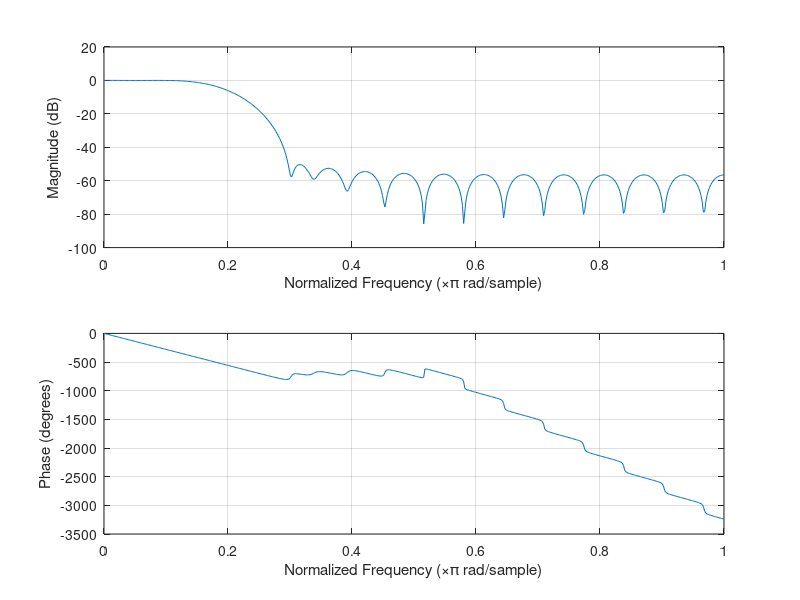

Write the MATLAB code that produced this figure.
% coeffs = [
%  0.00037297201925
% 0.00042638205925
% 0.001452897792
% 0.0026440506335
% 0.0030523159075
% 0.001584158628
% -0.0023095773065
% -0.00789184682
% -0.01281310525
% -0.01356779039
% -0.006754937115
% 0.0092815822
% 0.033175870775
% 0.06033945085
% 0.08412533255
% 0.09802401065
% 0.09802401065
% 0.08412533255
% 0.06033945085
% 0.033175870775
% 0.0092815822
% -0.006754937115
% -0.01356779039
% -0.01281310525
% -0.00789184682
% -0.0023095773065
% 0.001584158628
% 0.0030523159075
% 0.0026440506335
% 0.001452897792
% 0.00042638205925
% -0.00037297201925
% ]
coeffs = [
.0007459440385
0.0008527641185
0.002905795584
0.005288101267
0.006104631815
0.003168317256
-0.004619154613
-0.01578369364
-0.0256262105
-0.02713558078
-0.01350987423
0.0185631644
0.06635174155
0.1206789017
0.1682506651
0.1960480213
0.1960480213
0.1682506651
0.1206789017
0.06635174155
0.0185631644
-0.01350987423
-0.02713558078
-0.0256262105
-0.01578369364
-0.004619154613
0.003168317256
0.006104631815
0.005288101267
0.002905795584
0.0008527641185
-0.0007459440385
]

freqz(coeffs)